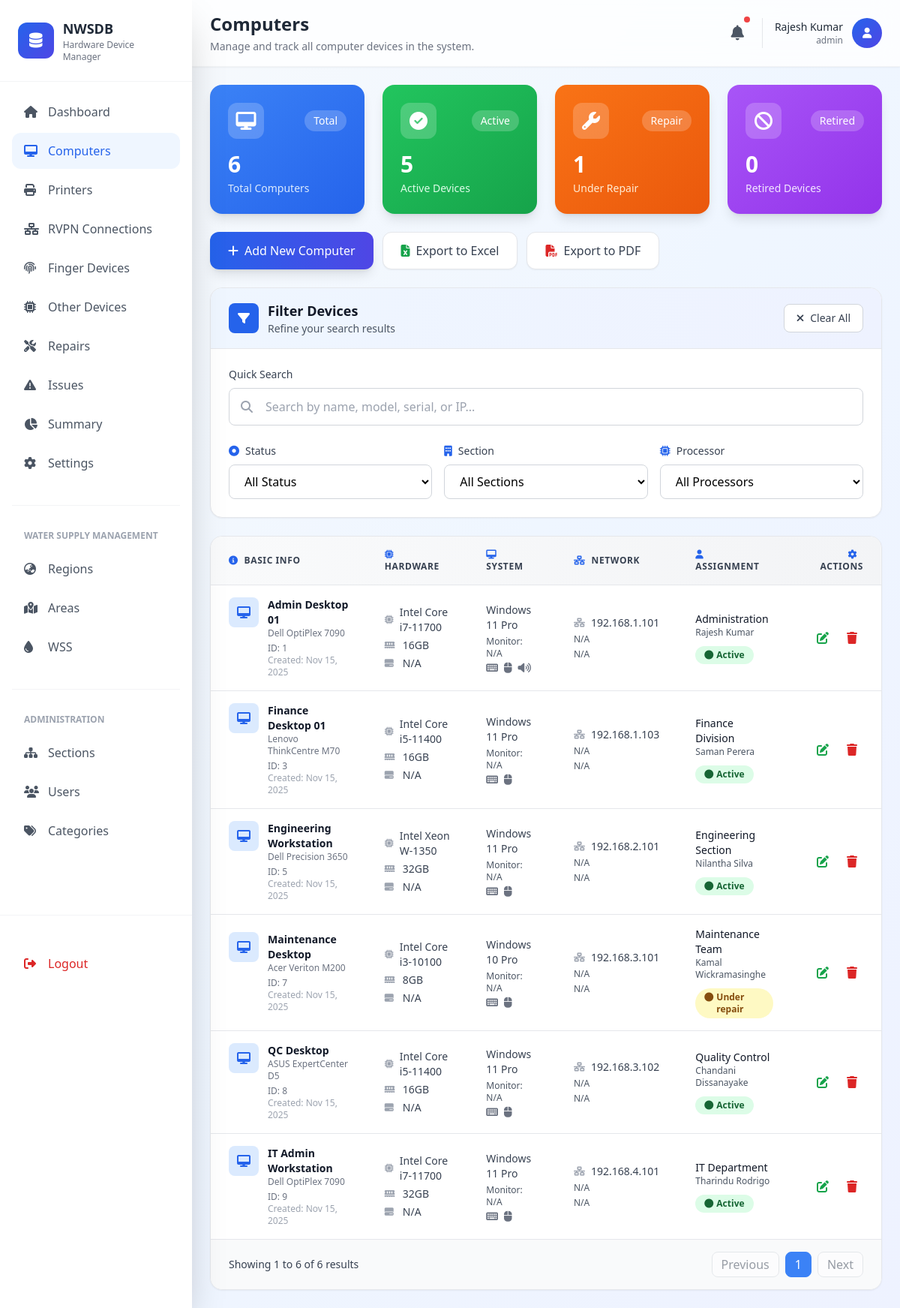
Screenshot of /pages/computers.php (signed in) with the database file from the repository.
### tables this page shows
CREATE TABLE device_categories (
  category_id INT UNSIGNED NOT NULL AUTO_INCREMENT,
  category_name VARCHAR(100) NOT NULL,
  description TEXT NULL,
  created_at DATETIME DEFAULT CURRENT_TIMESTAMP,
  updated_at DATETIME DEFAULT CURRENT_TIMESTAMP ON UPDATE CURRENT_TIMESTAMP,
  PRIMARY KEY (category_id),
  UNIQUE (category_name)
);

CREATE TABLE devices (
  device_id INT UNSIGNED NOT NULL AUTO_INCREMENT,
  device_name VARCHAR(150) NOT NULL,
  model VARCHAR(100),
  category_id INT UNSIGNED NOT NULL,
  wss_id INT NOT NULL,
  section_id INT UNSIGNED NULL,
  assigned_to VARCHAR(150) NULL,
  
   
  operating_system VARCHAR(100),
  processor VARCHAR(100),
  ram VARCHAR(50),
  hard_drive_capacity VARCHAR(50),

  network_connectivity VARCHAR(100),
  printer_connectivity VARCHAR(100),
  virus_guard VARCHAR(100),
  ip_address VARCHAR(45),
  monitor_info VARCHAR(100),
  system_unit_serial VARCHAR(100),
  ups_serial VARCHAR(100),
  purchase_date DATE,
  status ENUM('active','under_repair','retired','lost') DEFAULT 'active',
  notes TEXT,

   
  employee_number VARCHAR(50),
  designation VARCHAR(100),
  working_location VARCHAR(150),
  cost_code VARCHAR(50),
  rvpn_serial_number VARCHAR(100),
  rvpn_username VARCHAR(100),
  pin_number VARCHAR(50),
  connection_required ENUM('required','not_required'),

   
  has_speaker TINYINT(1) DEFAULT 0,
  has_camera TINYINT(1) DEFAULT 0,
  has_mouse TINYINT(1) DEFAULT 0,
  has_web_cam TINYINT(1) DEFAULT 0,
  has_keyboard TINYINT(1) DEFAULT 0,

   
  location_name VARCHAR(150),
  sub_location VARCHAR(150),
  make VARCHAR(100),
  device_type VARCHAR(100),
  device_number VARCHAR(50),
  identification_code VARCHAR(100),
  ip_address_adsl VARCHAR(100),
  installed_date DATE,
  company_name VARCHAR(150),
  device_cost DECIMAL(10,2),
  warranty_period VARCHAR(50),
  port_number VARCHAR(20),
  managed_by VARCHAR(100),
  approval_status ENUM('approved','pending','rejected'),
  remark TEXT,

  created_at DATETIME DEFAULT CURRENT_TIMESTAMP,
  updated_at DATETIME DEFAULT CURRENT_TIMESTAMP ON UPDATE CURRENT_TIMESTAMP,

  PRIMARY KEY (device_id),

  CONSTRAINT fk_device_category FOREIGN KEY (category_id)
    REFERENCES device_categories(category_id),

  CONSTRAINT fk_device_wss FOREIGN KEY (wss_id)
    REFERENCES water_supply_schemes(wss_id),

  CONSTRAINT fk_device_section FOREIGN KEY (section_id)
    REFERENCES sections(section_id) ON DELETE SET NULL
);

CREATE TABLE sections (
  section_id INT UNSIGNED NOT NULL AUTO_INCREMENT,
  section_name VARCHAR(150) NOT NULL,
  wss_id INT NOT NULL,
  created_at DATETIME DEFAULT CURRENT_TIMESTAMP,
  updated_at DATETIME DEFAULT CURRENT_TIMESTAMP ON UPDATE CURRENT_TIMESTAMP,
  PRIMARY KEY (section_id),
  UNIQUE (section_name, wss_id),
  CONSTRAINT fk_sections_wss FOREIGN KEY (wss_id)
    REFERENCES water_supply_schemes(wss_id) 
    ON DELETE CASCADE
);

### pages/computers.php (the view, shortened to what the rows shown need)
<?php
require_once __DIR__ . '/../functions/DbHelper.php';
$computers = DbHelper::getAllComputers();
$page = isset($_GET['page']) && is_numeric($_GET['page']) ? (int)$_GET['page'] : 1;
$limit = 10;
$offset = ($page - 1) * $limit;
$totalComputers = $computers ? count($computers) : 0;
$totalPages = ceil($totalComputers / $limit);
$currentComputers = array_slice($computers, $offset, $limit);
$repairComputers = $computers ? count(array_filter($computers, fn($c) => $c['status'] === 'under_repair')) : 0;
?>
<!DOCTYPE html>
<html lang="en">
<head>
  <script src="https://cdn.tailwindcss.com"></script>
  <link
    rel="stylesheet"
    href="https://cdnjs.cloudflare.com/ajax/libs/font-awesome/6.4.0/css/all.min.css" />
</head>
<body
  class="bg-gradient-to-br from-slate-50 via-blue-50 to-indigo-50 min-h-screen">
  <?php
  include_once __DIR__ . '/../includes/sidemenu.php';
  ?>
  <main class="lg:ml-64 min-h-screen">
    <?php include_once __DIR__ . '/../includes/header.php'; ?>
    <div class="p-6 space-y-6">
      <div class="grid grid-cols-1 md:grid-cols-2 lg:grid-cols-4 gap-6">
        <div
          class="stat-card bg-gradient-to-br from-blue-500 to-blue-600 rounded-2xl p-6 text-white shadow-lg animate-fade-up"
          style="animation-delay: 0.1s">
          <div class="flex items-center justify-between mb-4">
            <div
              class="w-12 h-12 bg-white/20 rounded-xl flex items-center justify-center">
            </div>
            <span class="text-sm bg-white/20 px-3 py-1 rounded-full">Total</span>
          </div>
          <h3 class="text-3xl font-bold mb-1"><?php echo $totalComputers; ?></h3>
          <p class="text-blue-100 text-sm">Total Computers</p>
        </div>
        <div
          class="stat-card bg-gradient-to-br from-orange-500 to-orange-600 rounded-2xl p-6 text-white shadow-lg animate-fade-up"
          style="animation-delay: 0.3s">
          <div class="flex items-center justify-between mb-4">
            <div
              class="w-12 h-12 bg-white/20 rounded-xl flex items-center justify-center">
            </div>
            <span class="text-sm bg-white/20 px-3 py-1 rounded-full">Repair</span>
          </div>
          <h3 class="text-3xl font-bold mb-1"><?php echo $repairComputers; ?></h3>
          <p class="text-orange-100 text-sm">Under Repair</p>
        </div>
      </div>
      <div
        class="bg-white rounded-2xl shadow-sm border border-gray-200 overflow-hidden animate-fade-up"
        style="animation-delay: 0.6s">
        <div class="overflow-x-auto">
          <table id="devicesTable" class="min-w-full divide-y divide-gray-200">
            <thead class="bg-gradient-to-r from-gray-50 to-gray-100">
              <tr>
                <th
                  class="px-6 py-4 text-left text-xs font-semibold text-gray-700 uppercase tracking-wider">
                  <i class="fas fa-info-circle mr-2 text-blue-600"></i>Basic
                  Info
                </th>
                <th
                  class="px-6 py-4 text-left text-xs font-semibold text-gray-700 uppercase tracking-wider">
                  <i class="fas fa-microchip mr-2 text-blue-600"></i>Hardware
                </th>
                <th
                  class="px-6 py-4 text-left text-xs font-semibold text-gray-700 uppercase tracking-wider">
                  <i class="fas fa-desktop mr-2 text-blue-600"></i>System
                </th>
                <th
                  class="px-6 py-4 text-left text-xs font-semibold text-gray-700 uppercase tracking-wider">
                  <i class="fas fa-network-wired mr-2 text-blue-600"></i>Network
                </th>
                <th
                  class="px-6 py-4 text-left text-xs font-semibold text-gray-700 uppercase tracking-wider">
                  <i class="fas fa-user mr-2 text-blue-600"></i>Assignment
                </th>
                <th
                  class="px-6 py-4 text-right text-xs font-semibold text-gray-700 uppercase tracking-wider">
                  <i class="fas fa-cog mr-2 text-blue-600"></i>Actions
                </th>
              </tr>
            </thead>
            <tbody class="bg-white divide-y divide-gray-200">
              <?php if (empty($computers)): ?>
                <tr>
                  <td colspan="6" class="px-6 py-12 text-center">
                    <div class="flex flex-col items-center justify-center text-gray-500">
                      <i class="fas fa-desktop text-5xl mb-3 text-gray-300"></i>
                      <p class="text-lg font-medium">No computers found</p>
                      <p class="text-sm">Click "Add New Computer" to add your first device</p>
                    </div>
                  </td>
                </tr>
              <?php else: ?>
                <?php foreach ($currentComputers as $computer): ?>
                  <tr class="table-row hover:bg-gray-50 transition-colors"
                      data-search="<?= htmlspecialchars(strtolower($computer['device_name'] . ' ' . ($computer['model'] ?? '') . ' ' . $computer['device_id'] . ' ' . ($computer['ip_address'] ?? ''))) ?>"
                      data-status="<?= $computer['status'] ?>"
                      data-section="<?= $computer['section_id'] ?? '' ?>"
                      data-processor="<?= strtolower($computer['processor'] ?? '') ?>">
                    <td class="px-6 py-4">
                      <div class="flex items-start">
                        <div class="w-10 h-10 bg-blue-100 rounded-lg flex items-center justify-center mr-3 flex-shrink-0">
                          <i class="fas fa-desktop text-blue-600"></i>
                        </div>
                        <div>
                          <div class="text-sm font-semibold text-gray-900">
                            <?= htmlspecialchars($computer['device_name'] ?? 'N/A') ?>
                          </div>
                          <div class="text-xs text-gray-500">
                            <?= htmlspecialchars($computer['model'] ?? 'N/A') ?>
                          </div>
                          <div class="text-xs text-gray-500 mt-1">
                            ID: <?= htmlspecialchars($computer['device_id'] ?? 'N/A') ?>
                          </div>
                          <div class="text-xs text-gray-400">
                            Created: <?= date('M d, Y', strtotime($computer['created_at'])) ?>
                          </div>
                        </div>
                      </div>
                    </td>
                    <td class="px-6 py-4">
                      <div class="text-sm space-y-1">
                        <div class="flex items-center">
                          <i class="fas fa-microchip text-gray-400 text-xs mr-2 w-4"></i>
                          <span class="text-gray-700"><?= htmlspecialchars($computer['processor'] ?? 'N/A') ?></span>
                        </div>
                        <div class="flex items-center">
                          <i class="fas fa-memory text-gray-400 text-xs mr-2 w-4"></i>
                          <span class="text-gray-700"><?= htmlspecialchars($computer['ram'] ?? 'N/A') ?></span>
                        </div>
                        <div class="flex items-center">
                          <i class="fas fa-hdd text-gray-400 text-xs mr-2 w-4"></i>
                          <span class="text-gray-700"><?= htmlspecialchars($computer['storage'] ?? 'N/A') ?></span>
                        </div>
                      </div>
                    </td>
                    <td class="px-6 py-4">
                      <div class="text-sm space-y-1">
                        <div class="text-gray-700"><?= htmlspecialchars($computer['operating_system'] ?? 'N/A') ?></div>
                        <div class="text-gray-600 text-xs">Monitor: <?= htmlspecialchars($computer['monitor_info'] ?? 'N/A') ?></div>
                        <div class="flex gap-2 mt-1">
                          <?php if (!empty($computer['has_keyboard'])): ?>
                            <i class="fas fa-keyboard text-gray-500" title="Keyboard"></i>
                          <?php endif; ?>
                          <?php if (!empty($computer['has_mouse'])): ?>
                            <i class="fas fa-mouse text-gray-500" title="Mouse"></i>
                          <?php endif; ?>
                          <?php if (!empty($computer['has_speaker'])): ?>
                            <i class="fas fa-volume-high text-gray-500" title="Speaker"></i>
                          <?php endif; ?>
                        </div>
                      </div>
                    </td>
                    <td class="px-6 py-4">
                      <div class="text-sm space-y-1">
                        <div class="flex items-center">
                          <i class="fas fa-network-wired text-gray-400 text-xs mr-2"></i>
                          <span class="text-gray-700"><?= htmlspecialchars($computer['ip_address'] ?? 'N/A') ?></span>
                        </div>
                        <div class="text-gray-600 text-xs"><?= htmlspecialchars($computer['network_type'] ?? 'N/A') ?></div>
                        <div class="text-gray-600 text-xs"><?= htmlspecialchars($computer['antivirus'] ?? 'N/A') ?></div>
                      </div>
                    </td>
                    <td class="px-6 py-4">
                      <div class="text-sm mb-2">
                        <div class="font-medium text-gray-900"><?= htmlspecialchars($computer['section_name'] ?? 'Unassigned') ?></div>
                        <div class="text-gray-600 text-xs"><?= htmlspecialchars($computer['assigned_to'] ?? 'Not assigned') ?></div>
                      </div>
                      <?php
                      $statusClass = '';
                      $statusText = ucfirst(str_replace('_', ' ', $computer['status'] ?? 'unknown'));
                      switch ($computer['status']) {
                        case 'active':
                          $statusClass = 'bg-green-100 text-green-800';
                          break;
                        case 'under_repair':
                          $statusClass = 'bg-yellow-100 text-yellow-800';
                          break;
                      }
                      ?>
                      <span class="px-3 py-1 inline-flex text-xs font-semibold rounded-full <?= $statusClass ?>">
                        <i class="fas fa-circle text-xs mr-1"></i><?= $statusText ?>
                      </span>
                    </td>
                    <td class="px-6 py-4 text-right">
                      <div class="flex items-center justify-end space-x-2">
                        <button
                          onclick="openEditModal(<?= htmlspecialchars(json_encode($computer)) ?>)"
                          class="p-2 text-green-600 hover:bg-green-50 rounded-lg transition-colors"
                          title="Edit">
                          <i class="fas fa-edit"></i>
                        </button>
                        <button
                          onclick="confirmDelete(<?= $computer['device_id'] ?>, '<?= htmlspecialchars($computer['device_name'], ENT_QUOTES) ?>')"
                          class="p-2 text-red-600 hover:bg-red-50 rounded-lg transition-colors"
                          title="Delete">
                          <i class="fas fa-trash"></i>
                        </button>
                      </div>
                    </td>
                  </tr>
                <?php endforeach; ?>
              <?php endif; ?>
            </tbody>
          </table>
        </div>
        <?php if ($totalComputers > 0): ?>
        <div class="bg-gray-50 px-6 py-4 border-t border-gray-200">
          <div class="flex items-center justify-between">
            <div class="text-sm text-gray-700">
              Showing <span class="font-medium"><?php echo $offset + 1; ?></span> to
              <span class="font-medium"><?php echo min($offset + $limit, $totalComputers); ?></span> of
              <span class="font-medium"><?php echo $totalComputers; ?></span> results
            </div>
            <div class="flex gap-2">
              <a href="?page=<?php echo max(1, $page - 1); ?>"
                 class="px-3 py-1 border border-gray-300 rounded-lg bg-white text-gray-700 hover:bg-gray-50 <?php echo $page <= 1 ? 'pointer-events-none opacity-50' : ''; ?>">
                Previous
              </a>
              <?php
              $startPage = max(1, $page - 2);
              $endPage = min($totalPages, $page + 2);
              for ($i = $startPage; $i <= $endPage; $i++):
              ?>
                <a href="?page=<?php echo $i; ?>"
                   class="px-3 py-1 border <?php echo $i === $page ? 'border-blue-500 bg-blue-500 text-white' : 'border-gray-300 bg-white text-gray-700 hover:bg-gray-50'; ?> rounded-lg">
                  <?php echo $i; ?>
                </a>
              <?php endfor; ?>
              <a href="?page=<?php echo min($totalPages, $page + 1); ?>"
                 class="px-3 py-1 border border-gray-300 rounded-lg bg-white text-gray-700 hover:bg-gray-50 <?php echo $page >= $totalPages ? 'pointer-events-none opacity-50' : ''; ?>">
                Next
              </a>
            </div>
          </div>
        </div>
        <?php endif; ?>
      </div>
    </div>
  </main>
</body>
</html>

### rows the page displays
device_categories: category_id "6", category_id "1", min($offset + $limit, $totalComputers) "6"
devices: device_name "Admin Desktop 01", model "Dell OptiPlex 7090", device_id "1", created_at "Nov 15, 2025", processor "Intel Core i7-11700", ram "16GB", storage "N/A", operating_system "Windows 11 Pro", monitor_info "N/A", has_keyboard 1 (drawn), has_mouse 1 (drawn), has_speaker 1 (drawn), ip_address "192.168.1.101", network_type "N/A", antivirus "N/A", section.section_name "Administration", assigned_to "Rajesh Kumar", status "Active"
devices: device_name "Finance Desktop 01", model "Lenovo ThinkCentre M70", device_id "3", created_at "Nov 15, 2025", processor "Intel Core i5-11400", ram "16GB", storage "N/A", operating_system "Windows 11 Pro", monitor_info "N/A", has_keyboard 1 (drawn), has_mouse 1 (drawn), ip_address "192.168.1.103", network_type "N/A", antivirus "N/A", section.section_name "Finance Division", assigned_to "Saman Perera", status "Active"
devices: device_name "Engineering Workstation", model "Dell Precision 3650", device_id "5", created_at "Nov 15, 2025", processor "Intel Xeon W-1350", ram "32GB", storage "N/A", operating_system "Windows 11 Pro", monitor_info "N/A", has_keyboard 1 (drawn), has_mouse 1 (drawn), ip_address "192.168.2.101", network_type "N/A", antivirus "N/A", section.section_name "Engineering Section", assigned_to "Nilantha Silva", status "Active"
devices: device_name "Maintenance Desktop", model "Acer Veriton M200", device_id "7", created_at "Nov 15, 2025", processor "Intel Core i3-10100", ram "8GB", storage "N/A", operating_system "Windows 10 Pro", monitor_info "N/A", has_keyboard 1 (drawn), has_mouse 1 (drawn), ip_address "192.168.3.101", network_type "N/A", antivirus "N/A", section.section_name "Maintenance Team", assigned_to "Kamal Wickramasinghe", status "Under repair"
devices: device_name "QC Desktop", model "ASUS ExpertCenter D5", device_id "8", created_at "Nov 15, 2025", processor "Intel Core i5-11400", ram "16GB", storage "N/A", operating_system "Windows 11 Pro", monitor_info "N/A", has_keyboard 1 (drawn), has_mouse 1 (drawn), ip_address "192.168.3.102", network_type "N/A", antivirus "N/A", section.section_name "Quality Control", assigned_to "Chandani Dissanayake", status "Active"
devices: device_name "IT Admin Workstation", model "Dell OptiPlex 7090", device_id "9", created_at "Nov 15, 2025", processor "Intel Core i7-11700", ram "32GB", storage "N/A", operating_system "Windows 11 Pro", monitor_info "N/A", has_keyboard 1 (drawn), has_mouse 1 (drawn), ip_address "192.168.4.101", network_type "N/A", antivirus "N/A", section.section_name "IT Department", assigned_to "Tharindu Rodrigo", status "Active"

### other values shown
$page_title "Computers"
$page_description "Manage and track all computer devices in the system."
$name "Rajesh Kumar"
$role "admin"
$activeComputers "5"
$retiredComputers "0"
$offset + 1 "1"
